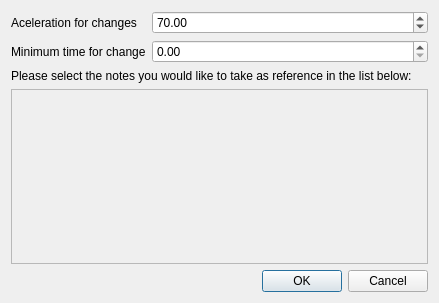
<?xml version="1.0" encoding="UTF-8"?>
<ui version="4.0">
 <class>Dialog</class>
 <widget class="QDialog" name="Dialog">
  <property name="geometry">
   <rect>
    <x>0</x>
    <y>0</y>
    <width>439</width>
    <height>303</height>
   </rect>
  </property>
  <property name="windowTitle">
   <string>Dialog</string>
  </property>
  <layout class="QGridLayout" name="gridLayout">
   <item row="0" column="0">
    <widget class="QLabel" name="label">
     <property name="text">
      <string>Aceleration for changes</string>
     </property>
    </widget>
   </item>
   <item row="0" column="1">
    <widget class="QDoubleSpinBox" name="accelerationSpinBox">
     <property name="minimum">
      <double>1.000000000000000</double>
     </property>
     <property name="maximum">
      <double>153.000000000000000</double>
     </property>
     <property name="value">
      <double>70.000000000000000</double>
     </property>
    </widget>
   </item>
   <item row="1" column="0">
    <widget class="QLabel" name="label_2">
     <property name="text">
      <string>Minimum time for change</string>
     </property>
    </widget>
   </item>
   <item row="1" column="1">
    <widget class="QDoubleSpinBox" name="minTimeSpinBox"/>
   </item>
   <item row="2" column="0" colspan="2">
    <widget class="QLabel" name="label_5">
     <property name="text">
      <string>Please select the notes you would like to take as reference in the list below:</string>
     </property>
     <property name="wordWrap">
      <bool>true</bool>
     </property>
    </widget>
   </item>
   <item row="4" column="1">
    <widget class="QDialogButtonBox" name="buttonBox">
     <property name="orientation">
      <enum>Qt::Horizontal</enum>
     </property>
     <property name="standardButtons">
      <set>QDialogButtonBox::Cancel|QDialogButtonBox::Ok</set>
     </property>
    </widget>
   </item>
   <item row="3" column="0" colspan="2">
    <widget class="QScrollArea" name="scrollArea">
     <property name="widgetResizable">
      <bool>true</bool>
     </property>
     <widget class="QWidget" name="scrollAreaWidgetContents">
      <property name="geometry">
       <rect>
        <x>0</x>
        <y>0</y>
        <width>423</width>
        <height>106</height>
       </rect>
      </property>
      <layout class="QGridLayout" name="gridLayout_2">
       <item row="1" column="0">
        <layout class="QHBoxLayout" name="notesLayout"/>
       </item>
       <item row="1" column="1">
        <spacer name="horizontalSpacer">
         <property name="orientation">
          <enum>Qt::Horizontal</enum>
         </property>
         <property name="sizeHint" stdset="0">
          <size>
           <width>40</width>
           <height>20</height>
          </size>
         </property>
        </spacer>
       </item>
      </layout>
     </widget>
    </widget>
   </item>
  </layout>
 </widget>
 <resources/>
 <connections>
  <connection>
   <sender>buttonBox</sender>
   <signal>accepted()</signal>
   <receiver>Dialog</receiver>
   <slot>accept()</slot>
   <hints>
    <hint type="sourcelabel">
     <x>248</x>
     <y>254</y>
    </hint>
    <hint type="destinationlabel">
     <x>157</x>
     <y>274</y>
    </hint>
   </hints>
  </connection>
  <connection>
   <sender>buttonBox</sender>
   <signal>rejected()</signal>
   <receiver>Dialog</receiver>
   <slot>reject()</slot>
   <hints>
    <hint type="sourcelabel">
     <x>316</x>
     <y>260</y>
    </hint>
    <hint type="destinationlabel">
     <x>286</x>
     <y>274</y>
    </hint>
   </hints>
  </connection>
 </connections>
</ui>
